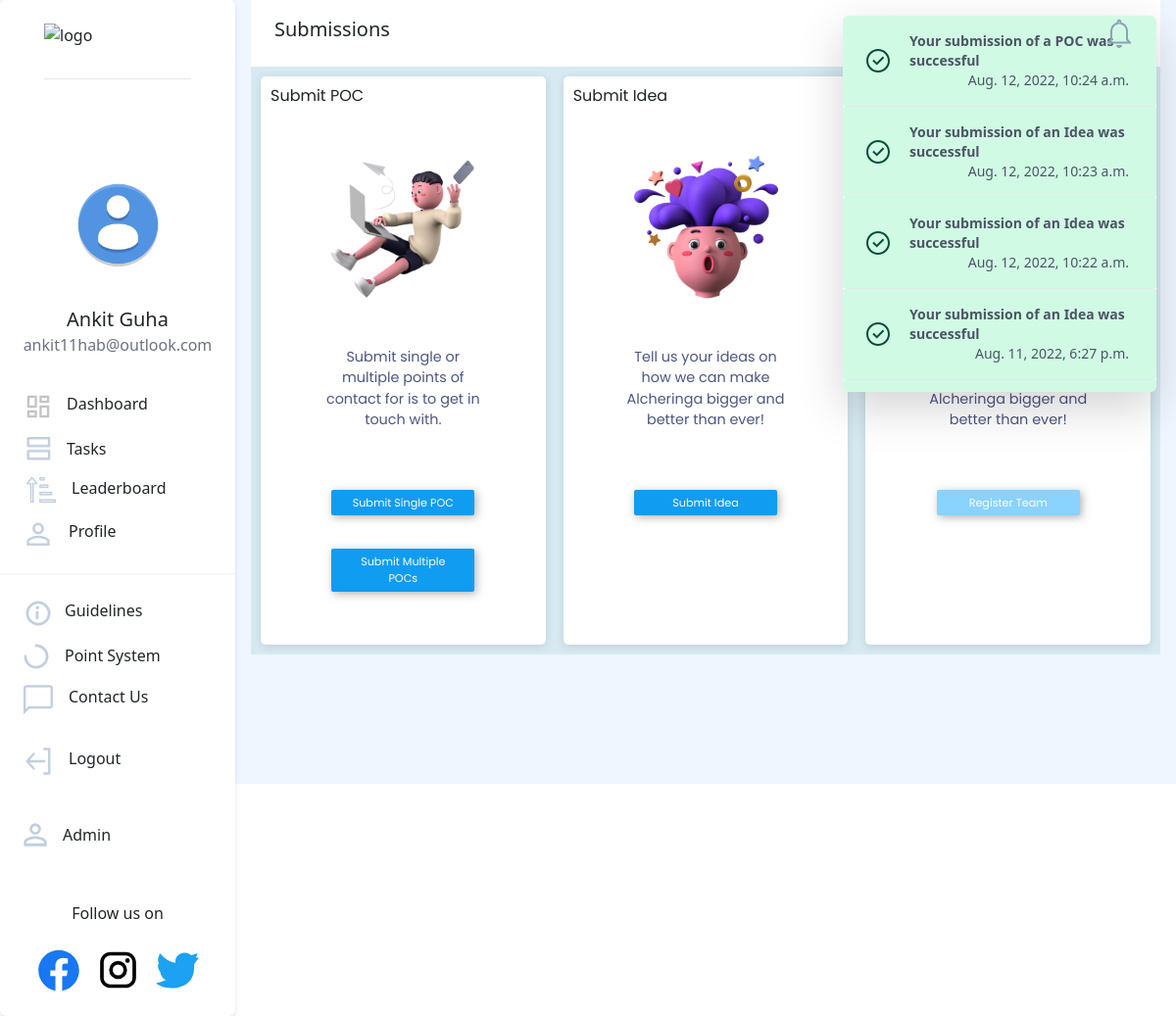
The app's page /submissions/home/ (signed in), older data.
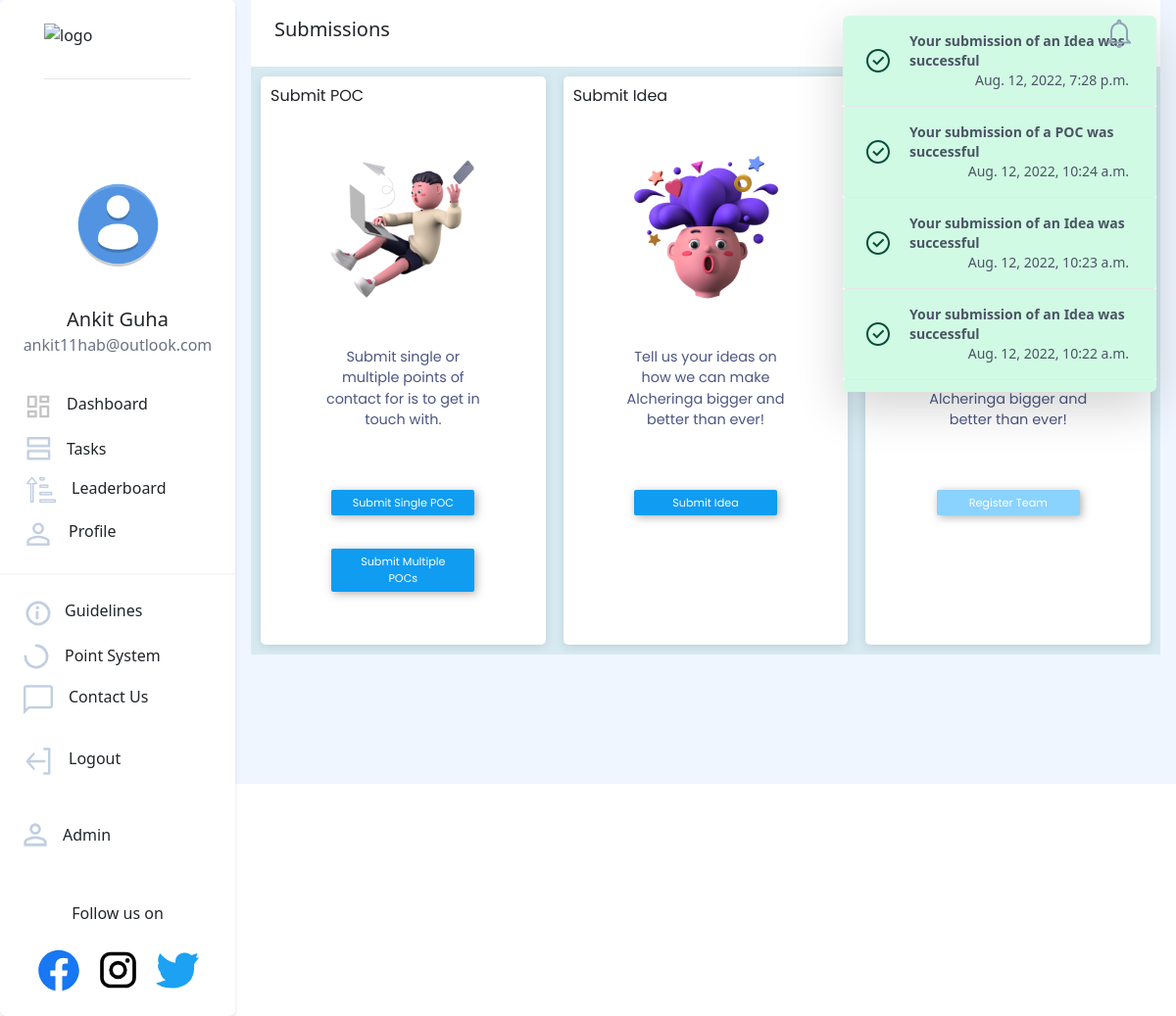
The same page, newer data.
### dashboard/models.py (models this page shows, shortened)
class Notifications(models.Model):
    TYPECHOICES = [
        ('Success', 'Success'),
        ('Warning', 'Warning'),
        ('Info', 'Info'),
    ]
    id = models.SlugField(primary_key=True, default=uuid.uuid4)
    message = models.CharField(max_length=200)
    user = models.ForeignKey(
        'users.NewUser', default=None, null=True,blank=True, on_delete=models.CASCADE)
    created_on = models.DateTimeField(default=timezone.now)
    type = models.CharField(max_length=200,choices=TYPECHOICES)
    isread=models.BooleanField(default=False)

### submissions/views.py (the view)
# urls.py: path('home/', views.home, name='submissionhome'),
@login_required(login_url='dashboard_page')
def home(request):
    notification_list = Notifications.objects.filter(
        Q(user=request.user) | Q(user=None)).order_by('-created_on')
    isread = True
    notification_list = Notifications.objects.filter(
        Q(user=request.user) | Q(user=None)).order_by('-created_on')
    for notif in notification_list:
        if not notif.isread:
            isread = False
            break
    return render(request, 'submissions/home.html', {'heading': 'Submissions', 'notification_list': notification_list,'isread': isread})

### templates/submissions/home.html (shortened to what this page needs)
{% extends '../basic.html'%}
{% block body %}
<body>
    <div class="bg-blue-50 flex">
        {% include "../navbar.html" %}
        <div class="flex">
            <div class="flex-grow">
                {% include "submissions/submissions.html" %}
            </div>
        </div>
    </div>
    </div>
</body>
{%endblock%}

### templates/navbarnotifications.html (shortened to what this page needs)
{% load static %}
<button @click="dropdownOpen = !dropdownOpen" id="notif_unread" style="z-index:100;">
    {% if isread %}
    <img src="{% static 'icons/notifications-read.png' %}" id="notif_unread_img"/>
    {% else %}
    <img src="{% static 'icons/notifications-unread.png' %}" id="notif_unread_img"/>
    {% endif %}
</button>
<div x-show="dropdownOpen" @click="dropdownOpen = false" class="fixed inset-0 h-full w-full z-10"></div>
<div x-show="dropdownOpen" class="absolute right-0 bg-white rounded-md shadow-lg overflow-y-scroll max-h-96 z-20 lg:mx-5"
    style="width:20rem;" id="dropdown" style="display:none;">
    {% for notification in notification_list %}
    {% if notification.type == 'Info' %}
    <div>
        <a class="flex items-center px-4 py-3 border-b hover:bg-blue-300 bg-blue-100 rounded-b text-blue-900">
            <div class="py-1"><svg class="fill-current h-6 w-6 text-teal-500 mr-4" xmlns="http://www.w3.org/2000/svg"
                    viewBox="0 0 20 20">
                    <path
                        d="M2.93 17.07A10 10 0 1 1 17.07 2.93 10 10 0 0 1 2.93 17.07zm12.73-1.41A8 8 0 1 0 4.34 4.34a8 8 0 0 0 11.32 11.32zM9 11V9h2v6H9v-4zm0-6h2v2H9V5z" />
                </svg>
            </div>
            <p class="text-gray-600 text-sm mx-1 flex-grow">
                <span class="font-bold" href="#">{{notification.message}}</span>
                <br /><span class="font-thin float-right" href="#">{{notification.created_on}}</span>
            </p>
        </a>
    </div>
    {% elif notification.type == 'Success' %}
    <div>
        <a class="flex items-center px-4 py-3 border-b hover:bg-green-300 bg-green-100 rounded-b text-green-900">
            <div class="py-1">
            </div>
            <div class="text-gray-600 text-sm mx-1 flex-grow">
                <span class="font-bold" href="#">{{notification.message}}</span>
                <br /><span class="font-thin float-right" href="#">{{notification.created_on}}</span>
            </div>
        </a>
    </div>
    {% endif %}
    {% endfor %}
</div>

Row changes from the older to the newer data that the page shows:
no longer on this page (row unchanged): Notifications: message "Your submission of an Idea was successful", created_on "Aug. 11, 2022, 6:27 p.m."
added Notifications: message "Your submission of an Idea was successful", created_on "Aug. 12, 2022, 7:28 p.m."
